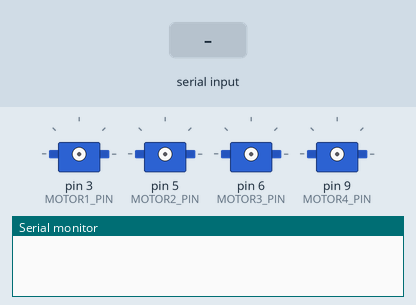
This sketch was run on a simulated Arduino Uno, built with avr-gcc and run on an emulated ATmega328P. On the bench: 4 × servo, the last lines printed to the serial monitor. The inputs (shaded band) are chosen by the test bench.

Above: at 0.1 s.
At 7.2 s:
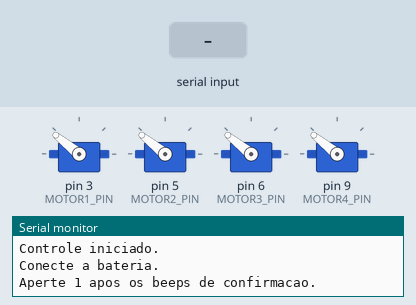
7.3 s: "1" received over Serial
At 8.2 s:
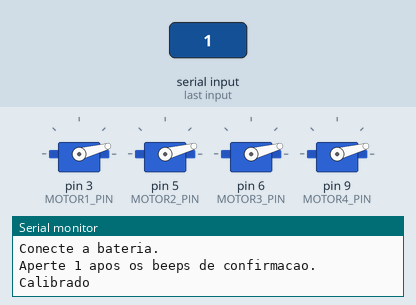
Timing chart, 0 to 10.3 s (numbered marks = the images above; inputs shaded):
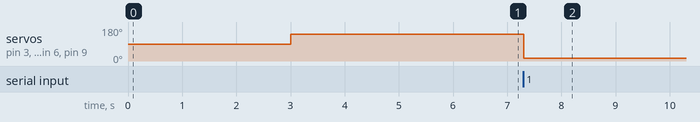

Measured:
- after the input at 7.3 s, servo on pin 3 (MOTOR1_PIN), servo on pin 5 (MOTOR2_PIN), servo on pin 6 (MOTOR3_PIN), servo on pin 9 (MOTOR4_PIN): 141° → 15° at once

The sketch:

Calibrar_ESC.ino
```cpp
#include <Servo.h>

#define MAX_SIGNAL 2000
#define MIN_SIGNAL 700
#define MOTOR1_PIN 3
#define MOTOR2_PIN 5
#define MOTOR3_PIN 6
#define MOTOR4_PIN 9

Servo motor[4];

void setup() {
  Serial.begin(9600);
  delay(3000);
  motor[0].attach(MOTOR1_PIN);
  motor[1].attach(MOTOR2_PIN);
  motor[2].attach(MOTOR3_PIN);
  motor[3].attach(MOTOR4_PIN);
  Serial.println("Controle iniciado.");
    for(int i=0; i<4; i++) motor[i].writeMicroseconds(MAX_SIGNAL);
  Serial.println("Conecte a bateria.");
  delay(3000);
  Serial.println("Aperte 1 apos os beeps de confirmacao.");
}

void loop(){
  int panic = Serial.read();
  if(panic == 49)
  {
    for(int j=0; j<4; j++) motor[j].writeMicroseconds(MIN_SIGNAL);
    Serial.println("Calibrado");
    delay(100000);
  }
}
```
